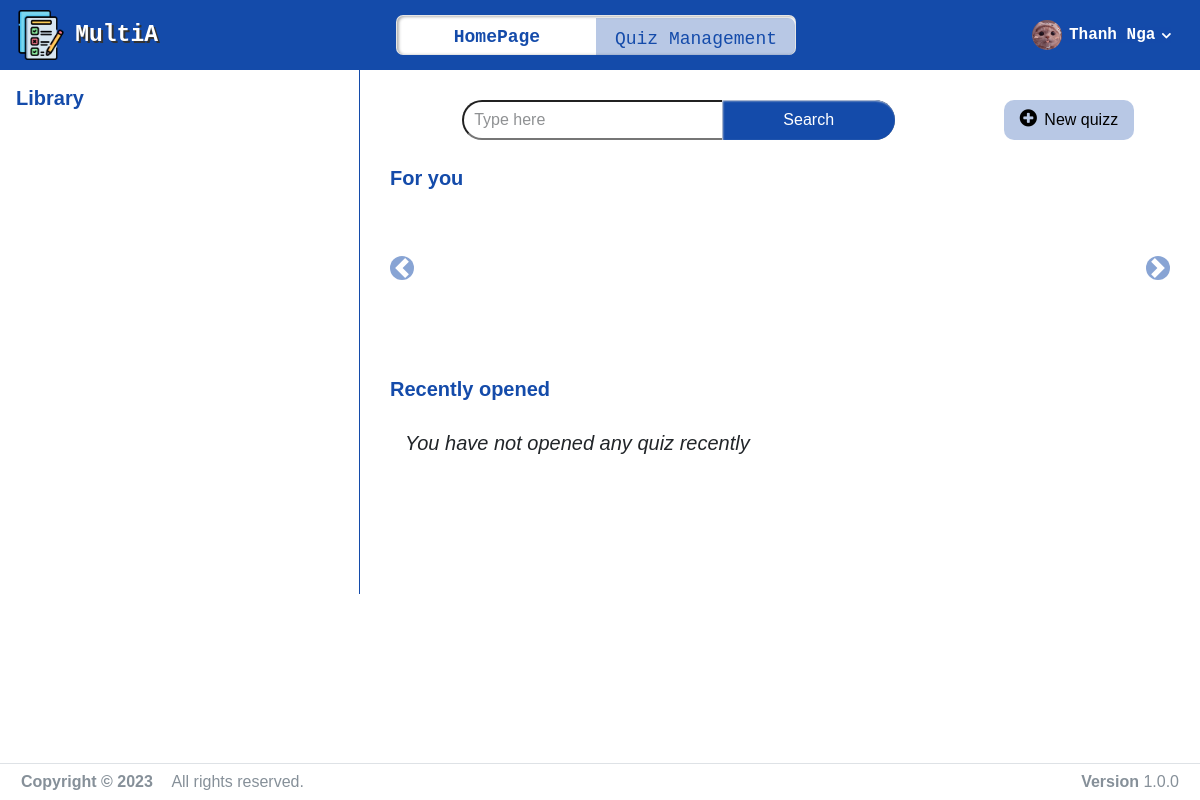
/?action=home (signed in), run on the app's committed database.
### tables this page shows
CREATE TABLE `User` (
  `User_id` varchar(50) NOT NULL,
  `email` varchar(100) NOT NULL,
  `username` varchar(50) NOT NULL,
  `password` varchar(100) NOT NULL,
  `avatar` varchar(200) DEFAULT NULL,
  `gradeLevel` varchar(20) DEFAULT NULL,
  `role` varchar(10) NOT NULL,
  `organization` varchar(100) DEFAULT NULL,
  `active` int(11) NOT NULL DEFAULT 1,
  `reason` text NOT NULL
);

### client/pages/home.php (the view, shortened to what this page needs)
<link rel="stylesheet" href="./asset/css/homepage.css">
<link rel="stylesheet" href="./asset/css/responsive.css">
<div id="page-container">
    <div class="row nopadding">
        <div class="sidepanel">
            <div class="sidepanel__container container">
                <div class="row library px-3 pt-3">
                    <h5 class="library__title">Library</h5>
                    <ul class="library__content">
                    </ul>
                </div>
            </div>
        </div>
        <div class="nopadding" id="main-content">
            <div class="container">
                <div id="homepage" >
                    <div class="row d-flex align-items-center">
                        <div class="col-lg-9 col-12">
                            <form class="homepage__search-area">
                                <div class="search-area__search-box">
                                    <input class="search-box__input"
                                            name="testkey"
                                            type="text"
                                            placeholder=" ">
                                    <label class="search-box__label">Type here</label>
                                </div>
                                <button type="button" onclick="showResult()" class="search-area__search-btn btn btn-primary">Search</button>
                            </form>
                        </div>
                        <div class="col-lg-3 col-12">
                            <div class="homepage__quiz-create">
                                <button type="button" class="btn quiz-create__btn px-3 py-2">
                                    <i class="fa fa-plus-circle"></i>
                                    New quizz
                                </button>
                            </div>
                        </div>
                    </div>
                    <div class="homepage__recommend-area mt-3">
                        <h5 class="recommend-area__title">For you</h5>
                        <div id="homepage__recommend-area__slider" class="carousel slide d-flex" data-ride="carousel">
                            <a class="carousel-control-prev" href="#homepage__recommend-area__slider" role="button" data-slide="prev">
                                <span class="carousel-control-prev-icon" aria-hidden="true"></span>
                            </a>
                            <div class="carousel-inner d-flex suggest-item">
                            </div>
                            <a class="carousel-control-next" href="#homepage__recommend-area__slider" role="button" data-slide="next">
                                <span class="carousel-control-next-icon" aria-hidden="true"></span>
                            </a>
                        </div>
                    </div>
                    <div class="homepage__history-area mt-3">
                        <h5 class="history-area__title">Recently opened</h5>
                        <div id="homepage__history-area__slider" class="container pb-0">
                        </div>
                    </div>
                </div>
            </div>
        </div>
    </div>
</div>

### client/components/header.php (shortened to what this page needs)
<?php
    if ($_SESSION['client_id']) {
        $id = $_SESSION['client_id'];
        $sql = "select * from User where User_id='".$id."'";
        $result = $conn->query($sql);
        $user = $result->fetch_array();
        $username = $user['username'];
        $avatar = $user['avatar'];
?>
<link rel="stylesheet" href="asset/css/homepage.css">
<div id="header" class="header">
    <nav class="navbar navbar-brand navbar-expand-lg navbar-light bg-color navbar-custom">
        <a href="" class="navbar-brand logo-header">
            <img src="asset/img/logo.png" alt="logo">
            <br>
            <span class="sfont" style="padding-left: 0.4em">MultiA</span>
        </a>
        <nav class="tabbar m-auto">
            <ul class="navbar-nav mx-auto homepage__nav">
                <li id="homepage-tab" class="nav-item active">
                    <a href="#homepage" class="nav-link sfont"> HomePage <span class="sr-only">(current)</span></a>
                </li>
                <li id="achiev-tab" class="nav-item">
                    <a href="#manage" class="nav-link sfont"> Quiz Management </a>
                </li>
            </ul>
        </nav>
        <a href="?action=profile" class="btn user__info d-flex align-items-center">
            <img class="user__info__avatar" src="<?php
                if ($avatar != 'NULL') {
                    echo 'server/upload/user_avt/'.$avatar;
                }
                else {
                    echo 'server/img/user-df.jpg';
                }
            ?>" alt="account">
            <span class="sfont user__info__name d-flex align-items-center"><?php
                if (isset($username)) {
                    echo $username;
                }
                else {
                    echo 'User';
                }
            ?><i class="fa fa-solid fa-angle-down"></i></span>
        </a>
    </nav>
</div>
<?php
    }
?>

### asset/css/base.css (style rules this page uses)
:root { --main-color: rgb(255,255,252); --body-color: rgba(0,0,0,0.03); --main-bg-color: rgb(20, 75, 170); --sub-bg-color: rgba(20, 75, 170, 0.3); --main-bold: 600; --main-size: 18px; }
* { box-sizing: border-box; margin: 0 }
body { font-family: Arial, Helvetica, sans-serif; }
.sfont { font-family: "Courier New", Courier, monospace; }
.nopadding { padding: 0 !important; margin: 0 !important; }
.language > .nav-lang, .logo-header, .logo-body { display: flex; flex-direction: row; align-items: center; }
.navbar-nav { flex-wrap: wrap; }
.navbar-custom { background-color: var(--main-color); }
.navbar-light .navbar-nav .nav-link { color: var(--main-bg-color); font-size: var(--main-size); }
.navbar-light .navbar-nav .active>.nav-link { color: var(--main-bg-color); font-weight: var(--main-bold); opacity: 1; }
.logo-header > img { width: 50px; }
.logo-header > span { color: var(--main-bg-color); font-weight: calc(var(--main-bold) + 100); font-size: calc(var(--main-size) + 5px); }

### asset/css/homepage.css (style rules this page uses)
.navbar-custom { display: flex; justify-content: space-between; margin-right: 0; background-color: var(--main-bg-color); }
.logo-header > span { color: #fff; text-shadow: 2px 2px #333; }
.homepage__nav { border: 1px solid rgba(0,0,0,0.1); border-radius: 7px; max-width: 400px; width: 90vw; height: 40px; background-color: #fff; box-shadow: inset 2px 1px 3px rgba(0,0,0,0.3); }
.homepage__nav li { width: 50%; text-align: center; height: 99%; margin: auto; }
.homepage__nav li a { height: 100%; width: 100%; }
.homepage__nav li:not(.active) a { margin-top: 1.5px; border-radius: 0 7px 7px 0; background-color: var(--sub-bg-color); }
.user__info { height: 30px; }
.user__info__avatar { width: 30px; border-radius: 50%; }
.user__info__name { font-size: 15px; height: 100%; text-align: center; background-color: var(--sub-bg-color); }
.user__info__avatar { border-radius: 50%; width: 30px; height: 30px; }
.user__info__name { color: #fff; font-size: 11px; padding-left: 7px; position: relative; font-size: 16px; font-weight: 600; }
.user__info__name i { font-size: 15px; margin-left: 6px; font-weight: bold; }
#page-container { height: 524px; }
.sidepanel { height: 524px; }
#main-content { height: 524px; }
.sidepanel { position: relative; background-color: #fff; width: 30%; z-index: 10; border-right: 1px solid var(--main-bg-color); padding-right: 0; }
.sidepanel__container { height: 100%; }
.library { display: block; height: 100%; }
.incommings__title, .library__title, .history-area__title, .recommend-area__title, .modal-body__quiz-name { font-size: 20px; font-weight: 555; color: var(--main-bg-color); margin-bottom: 10px; height: 10%; }
.incommings__content, .library__content { height: 80%; list-style: none; padding-left: 0px; overflow-y: auto; cursor: pointer; }
ul.library__content { margin-bottom: 0; }
#main-content { width: 70%; overflow: auto; }
#main-content .container { padding: 20px 30px; }
#homepage { display: flex; flex-direction: column; }
.homepage__search-area { width: 75%; height: 40px; margin: 10px auto; position: relative; }
.search-area__search-box { display: block; height: 100%; }
.search-area__search-box input { width: 100%; height: 100%; border-radius: 30px; padding: 0 10px; }
.search-area__search-box label { position: absolute; left: 12px; top: 50%; transform: translateY(-50%); opacity: 0.5; }
.search-box__input:not(:placeholder-shown) + .search-box__label, .search-box__input:focus + .search-box__label { top: -50%; left: 4%; transform: translateY(60%); font-size: 10px; opacity: 1; background-color: #fff; padding: 2px 4px; }
.search-area__search-btn { position: absolute; top: 0; right: 0; height: 100%; width: 40%; background-color: var(--main-bg-color); outline: none; border: none; border-radius: 0 30px 30px 0; box-shadow: inset 1px 1px 2px #ddd; }
.quiz-create__btn > .fa { font-size: 20px; padding-right: 3px; }
.homepage__quiz-create { width: 10rem; margin: auto; }
.quiz-create__btn { background-color: var(--sub-bg-color); outline: none; border: none; border-radius: 10px; color: #000; }
.carousel.slide { overflow: hidden; }
.carousel-control-prev, .carousel-control-next { background-color: var(--main-bg-color); width: 1.5rem; height: 1.5rem; line-height: 30px; text-align: center; border-radius: 50%; top: 35%; }

### data on the page
user: avatar (picture), username "Thanh Nga"
